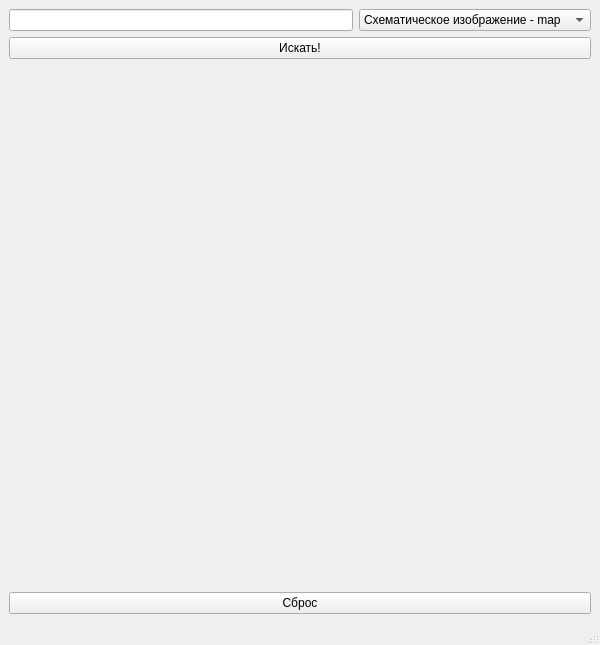
<?xml version="1.0" encoding="UTF-8"?>
<ui version="4.0">
 <class>MainWindow</class>
 <widget class="QMainWindow" name="MainWindow">
  <property name="geometry">
   <rect>
    <x>0</x>
    <y>0</y>
    <width>600</width>
    <height>645</height>
   </rect>
  </property>
  <property name="windowTitle">
   <string>MainWindow</string>
  </property>
  <widget class="QWidget" name="centralwidget">
   <layout class="QVBoxLayout" name="verticalLayout_3">
    <item>
     <layout class="QHBoxLayout" name="horizontalLayout">
      <item>
       <widget class="QLineEdit" name="adress_input">
        <property name="focusPolicy">
         <enum>Qt::ClickFocus</enum>
        </property>
        <property name="autoFillBackground">
         <bool>false</bool>
        </property>
        <property name="frame">
         <bool>true</bool>
        </property>
       </widget>
      </item>
      <item>
       <widget class="QComboBox" name="type_box">
        <property name="focusPolicy">
         <enum>Qt::NoFocus</enum>
        </property>
        <property name="frame">
         <bool>true</bool>
        </property>
        <item>
         <property name="text">
          <string>Схематическое изображение - map</string>
         </property>
        </item>
        <item>
         <property name="text">
          <string>Спутниковое изображение - sat</string>
         </property>
        </item>
        <item>
         <property name="text">
          <string>Гибридное изображение - sat,skl</string>
         </property>
        </item>
       </widget>
      </item>
     </layout>
    </item>
    <item>
     <widget class="QPushButton" name="search_button">
      <property name="text">
       <string>Искать!</string>
      </property>
     </widget>
    </item>
    <item>
     <widget class="QLabel" name="map_image">
      <property name="minimumSize">
       <size>
        <width>0</width>
        <height>500</height>
       </size>
      </property>
      <property name="focusPolicy">
       <enum>Qt::StrongFocus</enum>
      </property>
      <property name="text">
       <string/>
      </property>
     </widget>
    </item>
    <item>
     <widget class="QPushButton" name="reset_button">
      <property name="text">
       <string>Сброс</string>
      </property>
     </widget>
    </item>
   </layout>
  </widget>
  <widget class="QMenuBar" name="menubar">
   <property name="geometry">
    <rect>
     <x>0</x>
     <y>0</y>
     <width>600</width>
     <height>21</height>
    </rect>
   </property>
  </widget>
  <widget class="QStatusBar" name="statusbar"/>
 </widget>
 <resources/>
 <connections/>
</ui>
